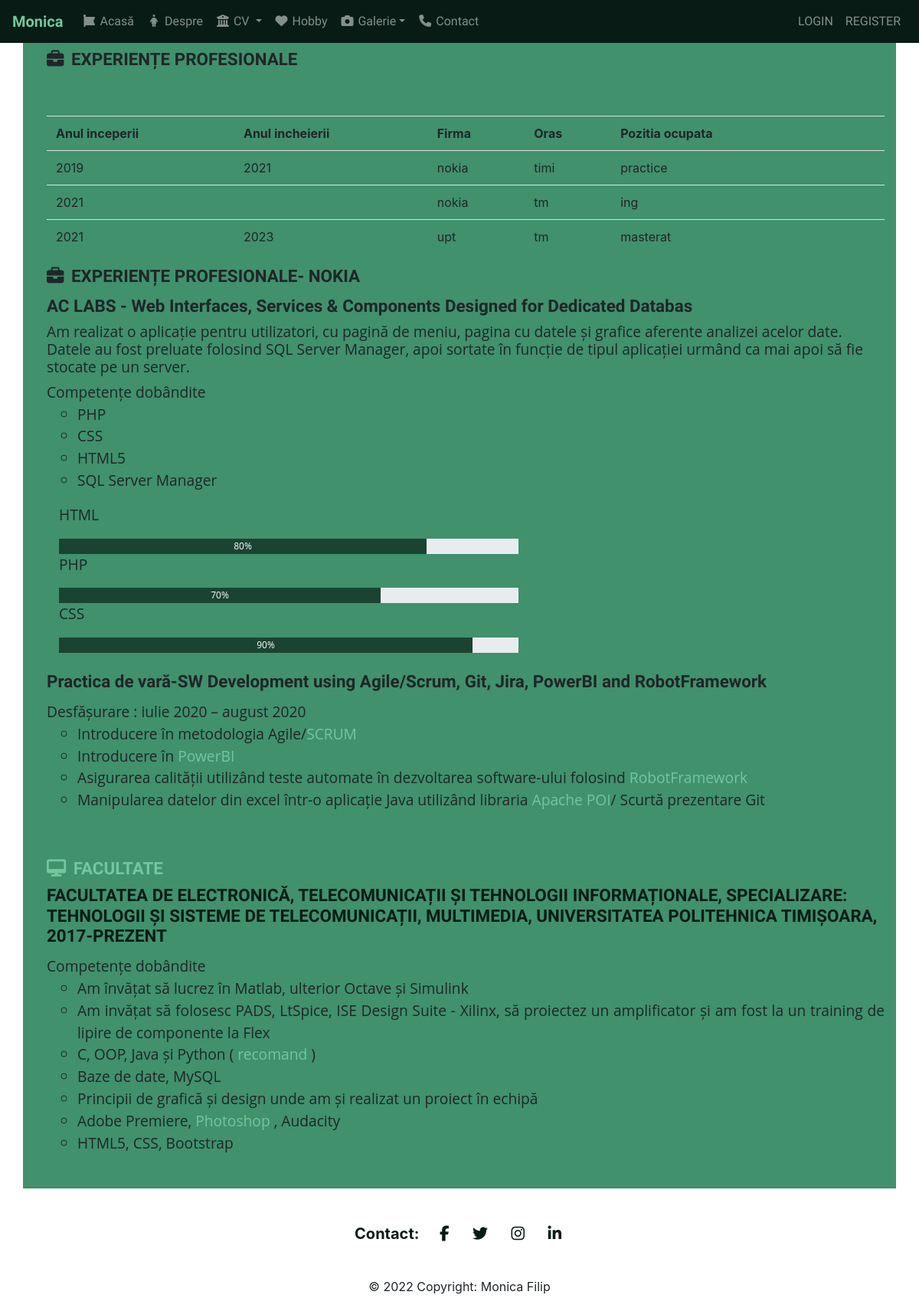
The app's page /PMM/cv.php with its own data.
### tables this page shows
CREATE TABLE `experienta_profesionala` (
  `id` int(11) NOT NULL,
  `anul_inceperii` year(4) NOT NULL,
  `anul_incheierii` year(4) DEFAULT NULL,
  `firma` varchar(100) NOT NULL,
  `oras` varchar(100) NOT NULL,
  `pozitia` varchar(50) NOT NULL
);

### PMM/cv.php (the view, shortened to what this page needs)
<?php
include "config.php";
include "header.php";
?>
<div class="container"  style="background-color:#40916C;">
  <div class="row">
    <div class="col text-md-left ml-3 mt-3">
      <br><br>
      <a class="edu">
        <h4 class="scrisheading pb-1"><i class="fas fa-briefcase pr-1 "></i> Experiențe profesionale</h4>
      </a>
      <table class="table">
        <tr>
          <th>Anul inceperii</th>
          <th>Anul incheierii</th>
          <th>Firma</th>
          <th>Oras</th>
          <th>Pozitia ocupata</th>
          <th></th>
          <th></th>
        </tr>
        <?php
        $sql = "SELECT * FROM experienta_profesionala";
        $result = mysqli_query($conn, $sql);
        while($row = mysqli_fetch_assoc($result)) {
          echo "<tr>";
          echo "<td>".$row['anul_inceperii']."</td>";
          echo "<td>".$row['anul_incheierii']."</td>";
          echo "<td>".$row['firma']."</td>";
          echo "<td>".$row['oras']."</td>";
          echo "<td>".$row['pozitia']."</td>";
          if (isset($_SESSION["utilizator_logat"]) && ($_SESSION["utilizator_logat"] == 'administrator')) {
            echo "<td><a style= color:#081c15; href='cv.php?deleteId=".$row["id"]."'><i class='fa fa-trash'></i></a></td>";
            echo "<td><a style= color:#081c15; href='cv.php?editId=".$row["id"]."'><i class='fa fa-edit'></i></a></td>";
          }
          else{
            echo "<td></td><td></td>";
          }
          echo "</tr>";
        }
        ?>
        <br><br>
      </table>
      <a  class="edu">
        <h4 class="scrisheading pb-1"><i class="fas fa-briefcase pr-1 "></i> Experiențe profesionale- NOKIA</h4>
      </a>
      <h4 class="scrisheading" >AC LABS - Web Interfaces, Services & Components Designed for Dedicated Databas</h4>
      <h5 class="font-weight-normal scriscontent">Am realizat o aplicație pentru utilizatori, cu pagină de meniu, pagina cu datele și grafice aferente
        analizei acelor date. Datele au fost preluate folosind SQL Server Manager, apoi sortate în funcție de tipul aplicației urmând ca mai
        apoi să fie stocate pe un server.
      </h5>
      <ul class="list-unstyled text-justify scriscontent">
        <li> Competențe dobândite
          <ul>
            <li>PHP</li>
            <li>CSS</li>
            <li>HTML5</li>
            <li>SQL Server Manager</li>
          </ul>
        </li>
      </ul>
      <div class="row scriscontent">
        <div class="col text-md-left ml-3 mt-3">
          <p class="progress-title">HTML</p>
          <div class="progress">
            <div id="unu" class="progress-bar" role="progressbar" aria-valuenow="80" aria-valuemin="0" aria-valuemax="100">80</div>
          </div>
          <p class="progress-title">PHP</p>
          <div class="progress">
            <div id="doi"  class="progress-bar " role="progressbar" aria-valuenow="70" aria-valuemin="0" aria-valuemax="100">70</div>
          </div>
          <p class="progress-title">CSS</p>
          <div class="progress">
            <div id="trei" class="progress-bar" role="progressbar" aria-valuenow="90" aria-valuemin="0" aria-valuemax="100">90</div>
          </div>
        </div>
      </div>
      <br>
      <h4 class="scrisheading  pb-1"> Practica de vară-SW Development using Agile/Scrum, Git, Jira, PowerBI and RobotFramework</h4>
      <ul class="list-unstyled text-justify scriscontent">
        <li> Desfășurare : iulie 2020 – august 2020
          <ul>
            <li>Introducere în metodologia Agile/<a href="https://www.cprime.com/resources/what-is-agile-what-is-scrum/" target="_blank" style="color:#74c69d;">SCRUM</li></a>
            <li>Introducere în <a href="https://powerbi.microsoft.com/en-us/what-is-power-bi/" target="_blank" style="color:#74c69d;">PowerBI</li></a>
            <li>Asigurarea calității utilizând teste automate în dezvoltarea software-ului folosind <a href="https://robotframework.org/" target="_blank" style="color:#74c69d;">RobotFramework </li></a>
            <li>Manipularea datelor din excel într-o aplicație Java utilizând libraria <a href="https://www.tutorialspoint.com/apache_poi/index.htm" target="_blank" style="color:#74c69d;">Apache POI</a>/ Scurtă prezentare Git</li>
          </ul>
        </li><br>
      </ul>
    </div>
  </div>
  <div class="row">
    <div class="col text-md-left ml-3 mt-3">
      <a  class="green-text edu" href="https://www.etc.upt.ro/" style="color:#74c69d;" target="_blank">
        <h6 class=" scrisheading"><i class="fas fa-desktop pr-1 "></i> Facultate </h6>
      </a>
      <a class="edu" href="https://goo.gl/maps/3YgBSn2yroVJqit68" target="_blank">
        <h4 class=" pb-1 scrisheading" >Facultatea de Electronică, Telecomunicații și Tehnologii Informaționale,
          Specializare: Tehnologii și Sisteme de Telecomunicații, Multimedia, Universitatea
          Politehnica Timișoara, 2017-prezent
        </h4>
      </a>
      <ul class="list-unstyled text-justify scriscontent">
        <li> Competențe dobândite
          <ul>
            <li>Am învățat să lucrez în Matlab, ulterior Octave și Simulink</li>
            <li>Am invățat să folosesc PADS, LtSpice, ISE Design Suite - Xilinx, să proiectez un amplificator și am fost la un training de
              lipire de componente la Flex</li>
              <li>C, OOP, Java și Python ( <a href="https://www.youtube.com/channel/UCVJZsdei_i2G3ZimBzqcmeg" target="_blank" style="color:#74c69d;"> recomand </a>)</li>
              <li>Baze de date, MySQL</li>
              <li>Principii de grafică și design unde am și realizat un proiect în echipă</li>
              <li>Adobe Premiere, <a href="https://pin.it/2fKxZ2D" target="_blank" style="color:#74c69d;"> Photoshop</a> , Audacity</li>
              <li>HTML5, CSS, Bootstrap</li>
            </ul>
          </li><br>
          </ul>
        </div>
      </div>
    </div>
        <?php include 'footer.php';?>

### PMM/style.css (style rules this page uses)
.scrisheading { Font-Family: 'Dosis', Serif; display: block; font-size: 1.4em; font-weight: bold; }
.scriscontent { Font-Family: 'Open Sans', Serif; display: block; font-size: 1.2em; }
table { width: 100%; }
.edu { color:#081c15; text-align: left; text-transform: uppercase; }
.progress { width: 50vw; height: 20px; border-radius: 0; box-shadow: none; overflow: visible; }
.progress-bar { position: relative; -webkit-animation: animate-positive 2s; animation: animate-positive 2s }
.progress .progress-bar:after { content: ""; display: inline-block; width: 10px; background: #1B4332; top: -10px; bottom: -10px; right: -5px; z-index: 1; }
.progress-bar-green { background: #1B4332 !important; }

### records on screen
experienta_profesionala: anul_inceperii "2019", anul_incheierii "2021", firma "nokia", oras "timi", pozitia "practice"
experienta_profesionala: anul_inceperii "2021", firma "nokia", oras "tm", pozitia "ing"
experienta_profesionala: anul_inceperii "2021", anul_incheierii "2023", firma "upt", oras "tm", pozitia "masterat"
